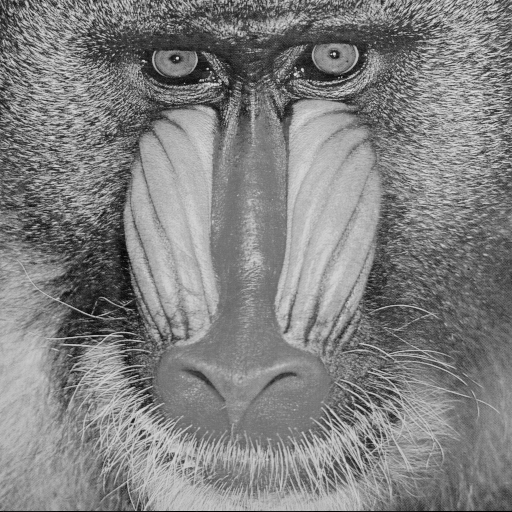
//> input picture DCT raw/Baboon.tif, 512 x 512 px
$ ./compareHist_Demo '../DCT raw/Baboon.tif' '../DCT raw/Peppers.bmp'   (built with g++ and OpenCV 4)
//> lines starting //> are read from the running program, lines starting //| are printed output that depends on the picture; after the words box and inside, x2 and y2 are one past the last pixel; in counts of white or black regions, pixels touching at a corner belong together
/**
* @file compareHist_Demo.cpp
* @brief Sample code to use the function compareHist for the L*u*v colorspace
* @author OpenCV team
*/

//#include "opencv2/imgcodecs.hpp"
	#include "opencv2/highgui/highgui.hpp"
	#include "opencv2/imgproc/imgproc.hpp"
#include <iostream>
#include <stdio.h>

#include <fstream>

using namespace std;
using namespace cv;


/**
* @function main
*/
int main(int argc, char** argv)
{
	Mat src_base, Lab_base;
	Mat src_test1, Lab_test1;
	Mat Lab_half_down;

	/// Load three images with different environment settings
	if (argc < 3)
	{
		printf("** Error. Usage: ./compareHist_Demo <image_settings0> <image_setting1>\n");
		return -1;
	}

	src_base = imread(argv[1], 1);
//> src_base is the input picture: 512 rows x 512 cols, CV_8UC3; min 0, max 230, mean 129.1
	src_test1 = imread(argv[2], 1);
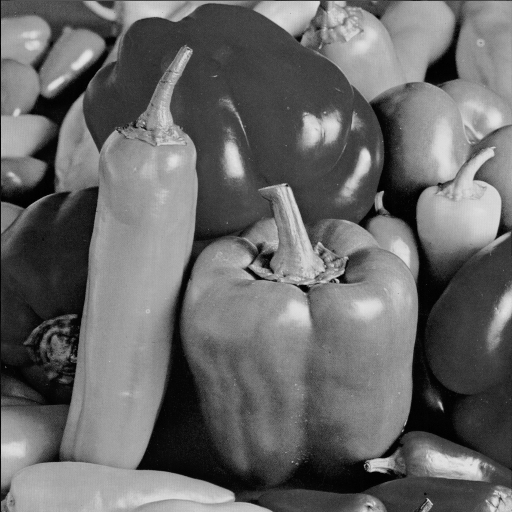
//> input picture DCT raw/Peppers.bmp, 512 x 512 px
//> src_test1 is the input picture: 512 rows x 512 cols, CV_8UC3; min 0, max 229, mean 104.2

	/// Convert to HSV
	cvtColor(src_base, Lab_base, COLOR_BGR2Lab);
//> Lab_base: 512 rows x 512 cols, CV_8UC3; mean of channels 0, 1, 2 136.6, 128, 128
	cvtColor(src_test1, Lab_test1, COLOR_BGR2Lab);
//> Lab_test1: 512 rows x 512 cols, CV_8UC3; mean of channels 0, 1, 2 109.8, 128, 128

	Lab_half_down = Lab_base(Range(Lab_base.rows / 2, Lab_base.rows - 1), Range(0, Lab_base.cols - 1));
//> Lab_half_down: 255 rows x 511 cols, CV_8UC3; mean of channels 0, 1, 2 139.8, 128, 128

	/// Using 50 bins for hue and 60 for saturation
	int h_bins = 50; int s_bins = 60;
	int histSize[] = { h_bins, s_bins };

	// L varies from 0 to 100, u from -83.185 to 98.254 and v from 107.863 to 94.482
	float L_ranges[] = { 0, 100 };
	float u_ranges[] = { 0,255 };
	float v_ranges[] = { 0,255 };

	const float* ranges[] = { L_ranges, u_ranges, v_ranges };

	// Use the o-th and 1-st channels
	int channels[] = { 0, 1, 2};


	/// Histograms
	MatND hist_base;
	MatND hist_half_down;
	MatND hist_test1;

	/// Calculate the histograms for the L*u*v images
	calcHist(&Lab_base, 1, channels, Mat(), hist_base, 2, histSize, ranges, true, false);
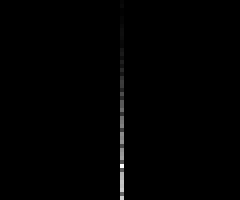
//> hist_base: 50 rows x 60 cols, CV_32FC1 (shown 4 times larger); min 0, max 3382, mean 17.7; drawn with min black and max white
	normalize(hist_base, hist_base, 0, 1, NORM_MINMAX, -1, Mat());
//> hist_base: 50 rows x 60 cols, CV_32FC1; 1.67% of pixels changed, all inside (x1, y1, x2, y2) = (30, 0, 31, 50)

	calcHist(&Lab_half_down, 1, channels, Mat(), hist_half_down, 2, histSize, ranges, true, false);
	normalize(hist_half_down, hist_half_down, 0, 1, NORM_MINMAX, -1, Mat());
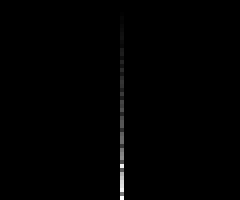
//> hist_half_down: 50 rows x 60 cols, CV_32FC1 (shown 4 times larger); min 0, max 1, mean 0.00482

	calcHist(&Lab_test1, 1, channels, Mat(), hist_test1, 2, histSize, ranges, true, false);
	normalize(hist_test1, hist_test1, 0, 1, NORM_MINMAX, -1, Mat());
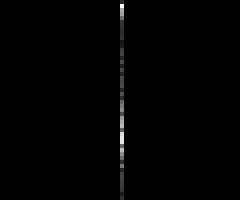
//> hist_test1: 50 rows x 60 cols, CV_32FC1 (shown 4 times larger); min 0, max 1, mean 0.00605

	ofstream myfile;
	myfile.open("example.txt");


	/// Apply the histogram comparison methods
	for (int i = 0; i < 4; i++)
	{
		int compare_method = i;
		double base_base = compareHist(hist_base, hist_base, compare_method);
		double base_half = compareHist(hist_base, hist_half_down, compare_method);
		double base_test1 = compareHist(hist_base, hist_test1, compare_method);

		printf(" Method [%d] Base-Base, Base-Half, Base-Test(1): %f, %f, %f\n", i, base_base, base_half, base_test1);
		myfile << " Method [" << i << "] Perfect, Base-Half, Base-Test(1), Base-Test(2) : " << "\t" << base_base << ",\t\t" << base_half << ",\t" << base_test1 << ",\t" << endl;

	}
//> this loop made 4 passes
//> (base_base, base_half, base_test1) on passes 1 to 4: (1, 0.981, 0.727), (0, 0.713, 128.6), (15.74, 13.68, 11.16), (0, 0.0846, 0.333)
//|  Method [0] Base-Base, Base-Half, Base-Test(1): 1.000000, 0.981338, 0.727442
//|  Method [1] Base-Base, Base-Half, Base-Test(1): 0.000000, 0.712644, 128.587983
//|  Method [2] Base-Base, Base-Half, Base-Test(1): 15.737433, 13.677166, 11.157939
//|  Method [3] Base-Base, Base-Half, Base-Test(1): 0.000000, 0.084565, 0.333009

	myfile.close();
	printf("Done \n");

	system("PAUSE");

	return 0;
}
